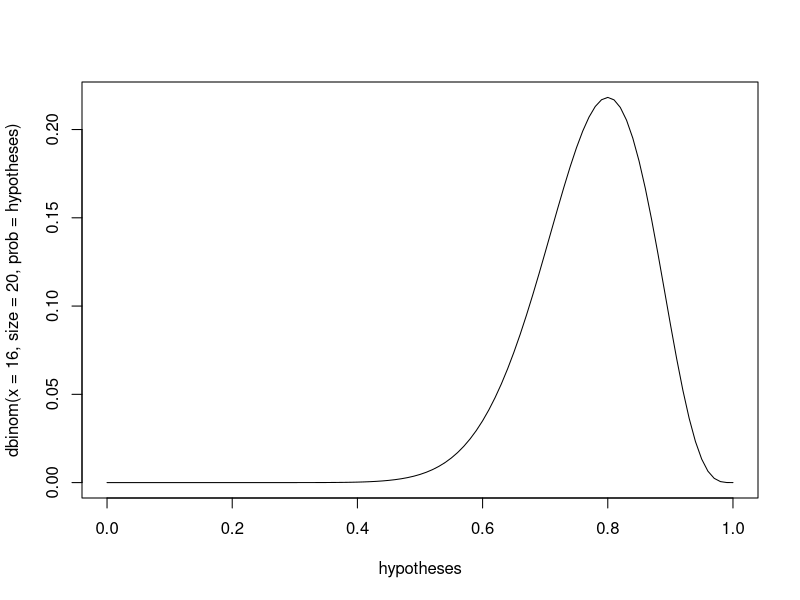
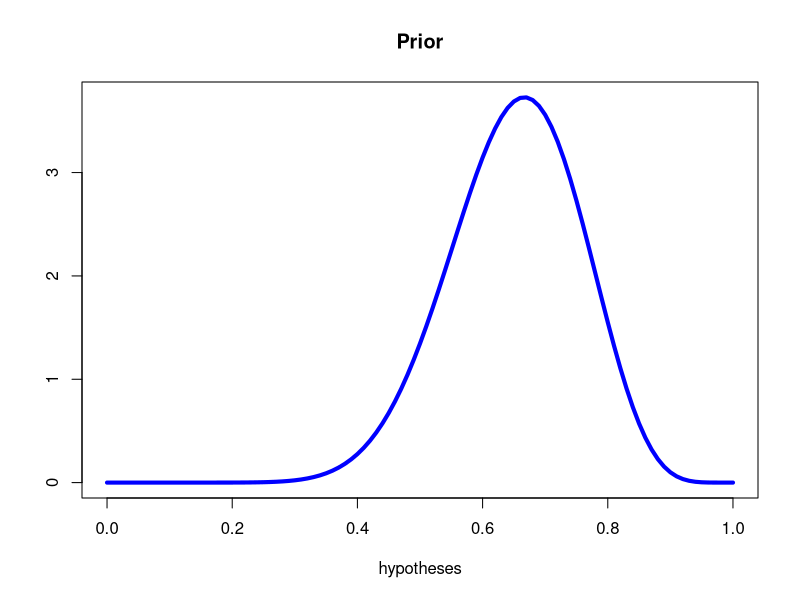
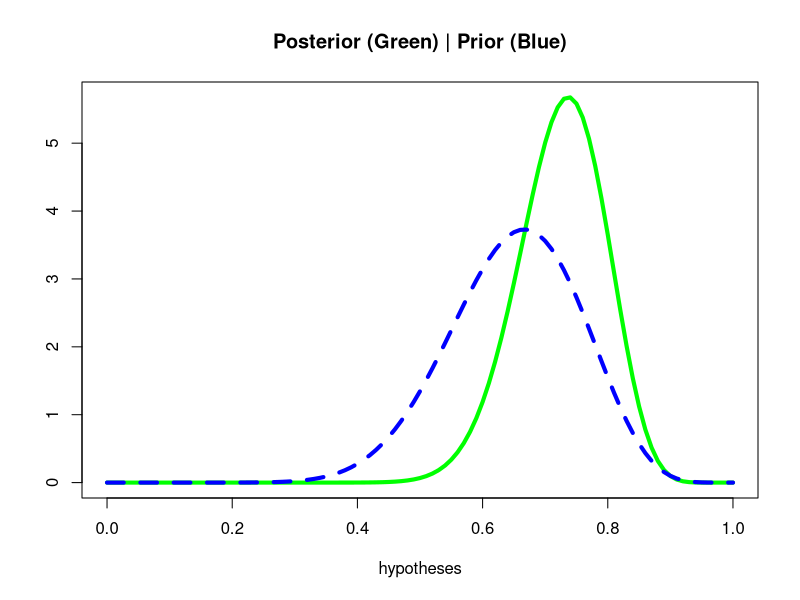
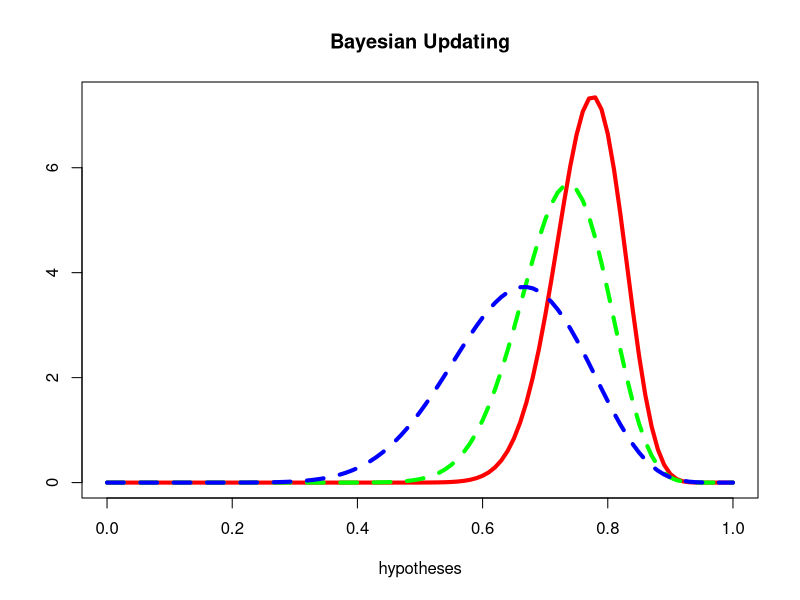

These charts were generated, in order, by the following R code:
## ---- chunk 1
library(tidyverse)

tryout <- tibble(shot_attempt = seq(1, 20),
                    score = c(1,0,1,1,1,1,1,0,1,1,1,1,1,1,0,0,1,1,1,1))

tryout %>%
  head()

tryout %>%
  summarize(fg_pct = mean(score))

## ---- chunk 2
## hypothesis
h1 <- 0.65

## probability of observing 16 out of 20 shots given the hypothesis that the success rate is 65%
dbinom(x = 16, size = 20, prob = h1)

## How about a p-value for the probability of observing 16 or more successes in 20 attempts?
binom.test(x = 16, n = 20, p = h1, alternative = "greater")

## one less
pbinom(q = 15, size = 20, prob = h1, lower.tail = FALSE)
## ---- chunk 3

hypotheses <- seq(from = 0, to = 1, by = 0.01)

plot(x = hypotheses,
     y = dbinom(x = 16, size = 20,prob =  hypotheses), type = "l")
## ---- chunk 4
sum(dbinom(x = 16, size = 20, hypotheses))
## ---- chunk 5
# prior alpha and beta
prior_alpha <- 13
prior_beta <- 20-13

# prior average
prior_alpha / (prior_alpha + prior_beta)

# plot our prior beta distribution
hypotheses <- seq(from = 0, to = 1, by = 0.01)

plot(x = hypotheses,
     y = dbeta(x = hypotheses, shape1 = prior_alpha, shape2 = prior_beta),
     type = "l",
     lwd = 4,
     col = "blue",
     ylab = "",
     main = "Prior")

## ---- chunk 6
# 20 attempts given for the shooting drill
N <- 20 

## observe new player
success <- sum(tryout$score == 1)
failure <- sum(tryout$score == 0)

## posterior
posterior_alpha <- prior_alpha + success
posterior_beta <- prior_beta + failure

## The player's estimated average
posterior_mu <- posterior_alpha / (posterior_alpha + posterior_beta)
posterior_mu

## Standard Deviation
posterior_var <- (posterior_alpha * posterior_beta) / 
  ((posterior_alpha + posterior_beta)^2 * (posterior_alpha + posterior_beta + 1))

posterior_sd <- sqrt(posterior_var)
posterior_sd

## 90% Quantile Intervals
low_90 <- round(qbeta(p = 0.05, shape1 = posterior_alpha, shape2 = posterior_beta), 3)
high_90 <- round(qbeta(p = 0.95, shape1 = posterior_alpha, shape2 = posterior_beta), 3)

low_90
high_90

## Plot the distribution
plot(x = hypotheses,
     y = dbeta(x = hypotheses, shape1 = posterior_alpha, shape2 = posterior_beta),
     type = "l",
     lwd = 4,
     col = "green",
     ylab = "",
     main = "Posterior (Green) | Prior (Blue)")
lines(x = hypotheses,
     y = dbeta(x = hypotheses, shape1 = prior_alpha, shape2 = prior_beta),
     lwd = 4,
     lty = 2,
     col = "blue",)
## ---- chunk 7
# prior alpha and beta
prior_alpha2 <- posterior_alpha
prior_beta2 <- posterior_beta

## New observations
success2 <- 17
failure2 <- N - success2

## posterior
posterior_alpha2 <- prior_alpha2 + success2
posterior_beta2 <- prior_beta2 + failure2

## The player's estimated average
posterior_mu2 <- posterior_alpha2 / (posterior_alpha2 + posterior_beta2)
posterior_mu2

## Standard Deviation
posterior_var2 <- (posterior_alpha2 * posterior_beta2) / ((posterior_alpha2 + posterior_beta2)^2 * (posterior_alpha2 + posterior_beta2 + 1))

posterior_sd2 <- sqrt(posterior_var2)
posterior_sd2

## 90% Quantile Intervals
low2_90 <- round(qbeta(p = 0.05, shape1 = posterior_alpha2, shape2 = posterior_beta2), 3)
high2_90 <- round(qbeta(p = 0.95, shape1 = posterior_alpha2, shape2 = posterior_beta2), 3)

low2_90
high2_90

## Plot the distribution
plot(x = hypotheses,
     y = dbeta(x = hypotheses, shape1 = posterior_alpha2, shape2 = posterior_beta2),
     type = "l",
     lwd = 4,
     col = "red",
     ylab = "",
     main = "Bayesian Updating")
lines(x = hypotheses,
     y = dbeta(x = hypotheses, shape1 = posterior_alpha, shape2 = posterior_beta),
     lwd = 4,
     lty = 2,
     col = "green",)
lines(x = hypotheses,
     y = dbeta(x = hypotheses, shape1 = prior_alpha, shape2 = prior_beta),
     lwd = 4,
     lty = 2,
     col = "blue",)

